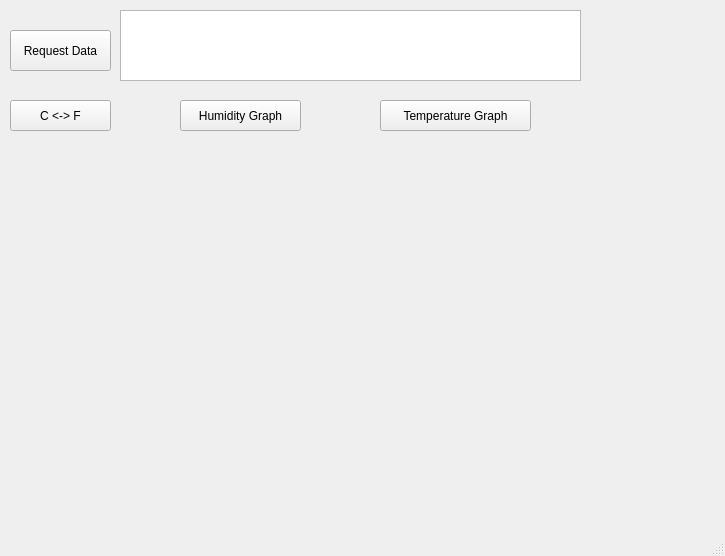
<?xml version="1.0" encoding="UTF-8"?>
<ui version="4.0">
 <class>MainWindow</class>
 <widget class="QMainWindow" name="MainWindow">
  <property name="geometry">
   <rect>
    <x>0</x>
    <y>0</y>
    <width>725</width>
    <height>556</height>
   </rect>
  </property>
  <property name="windowTitle">
   <string>Project1</string>
  </property>
  <property name="windowIcon">
   <iconset>
    <normaloff>../../../../../Project1-EID/pi.jpg</normaloff>../../../../../Project1-EID/pi.jpg</iconset>
  </property>
  <widget class="QWidget" name="centralwidget">
   <widget class="QPushButton" name="request_button">
    <property name="geometry">
     <rect>
      <x>10</x>
      <y>30</y>
      <width>101</width>
      <height>41</height>
     </rect>
    </property>
    <property name="text">
     <string>Request Data</string>
    </property>
   </widget>
   <widget class="QTextEdit" name="text_window">
    <property name="geometry">
     <rect>
      <x>120</x>
      <y>10</y>
      <width>461</width>
      <height>71</height>
     </rect>
    </property>
   </widget>
   <widget class="QWidget" name="gridLayoutWidget">
    <property name="geometry">
     <rect>
      <x>0</x>
      <y>160</y>
      <width>591</width>
      <height>231</height>
     </rect>
    </property>
    <layout class="QGridLayout" name="gridLayout"/>
   </widget>
   <widget class="QPushButton" name="Humgraph_button">
    <property name="geometry">
     <rect>
      <x>180</x>
      <y>100</y>
      <width>121</width>
      <height>31</height>
     </rect>
    </property>
    <property name="text">
     <string>Humidity Graph</string>
    </property>
   </widget>
   <widget class="QPushButton" name="Tempgraph_button">
    <property name="geometry">
     <rect>
      <x>380</x>
      <y>100</y>
      <width>151</width>
      <height>31</height>
     </rect>
    </property>
    <property name="text">
     <string>Temperature Graph</string>
    </property>
   </widget>
   <widget class="QPushButton" name="CtoF_button">
    <property name="geometry">
     <rect>
      <x>10</x>
      <y>100</y>
      <width>101</width>
      <height>31</height>
     </rect>
    </property>
    <property name="text">
     <string>C &lt;-&gt; F</string>
    </property>
   </widget>
  </widget>
  <widget class="QStatusBar" name="statusbar"/>
 </widget>
 <resources/>
 <connections/>
</ui>
